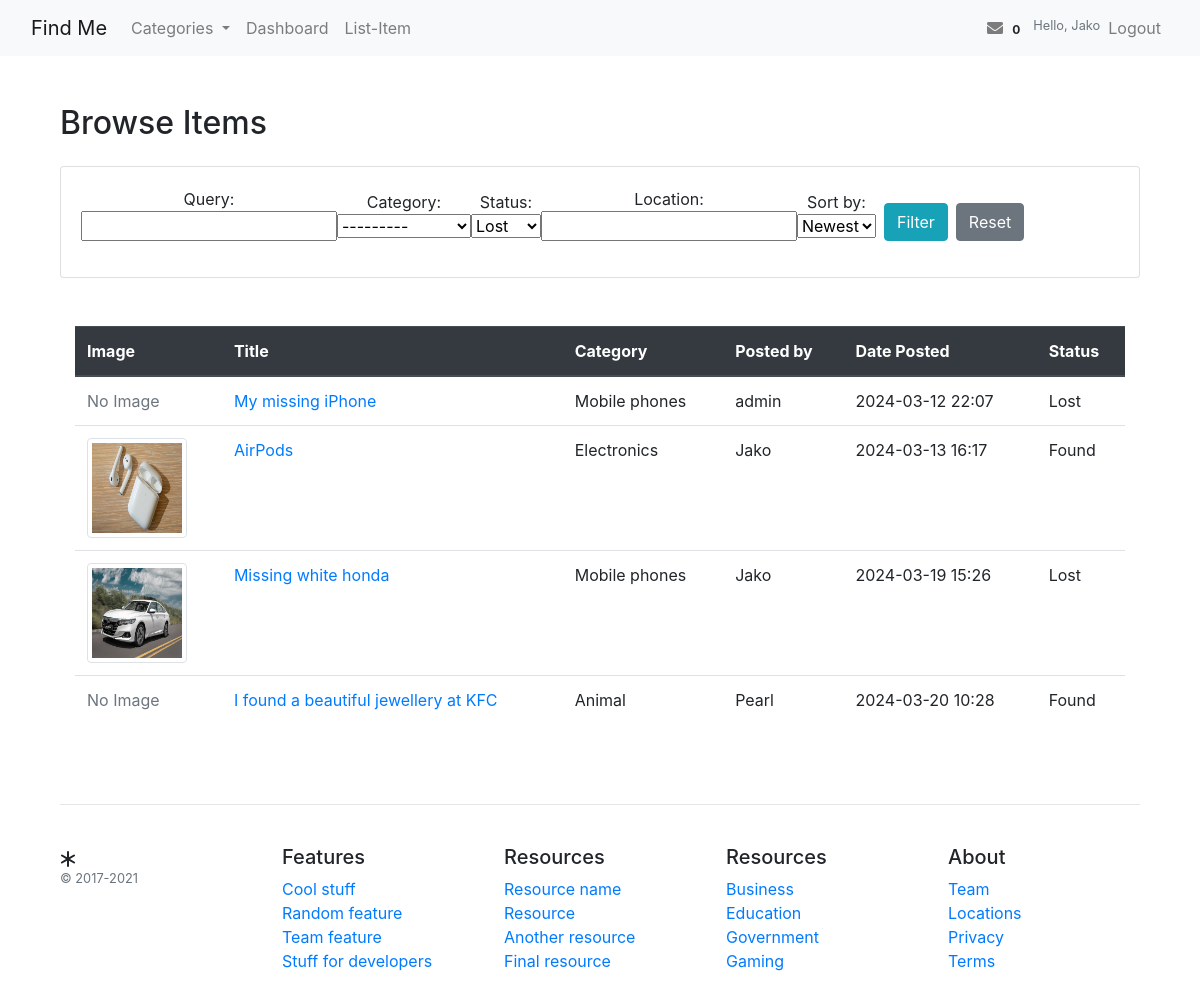
The app's page /items/item/ (signed in), older data.
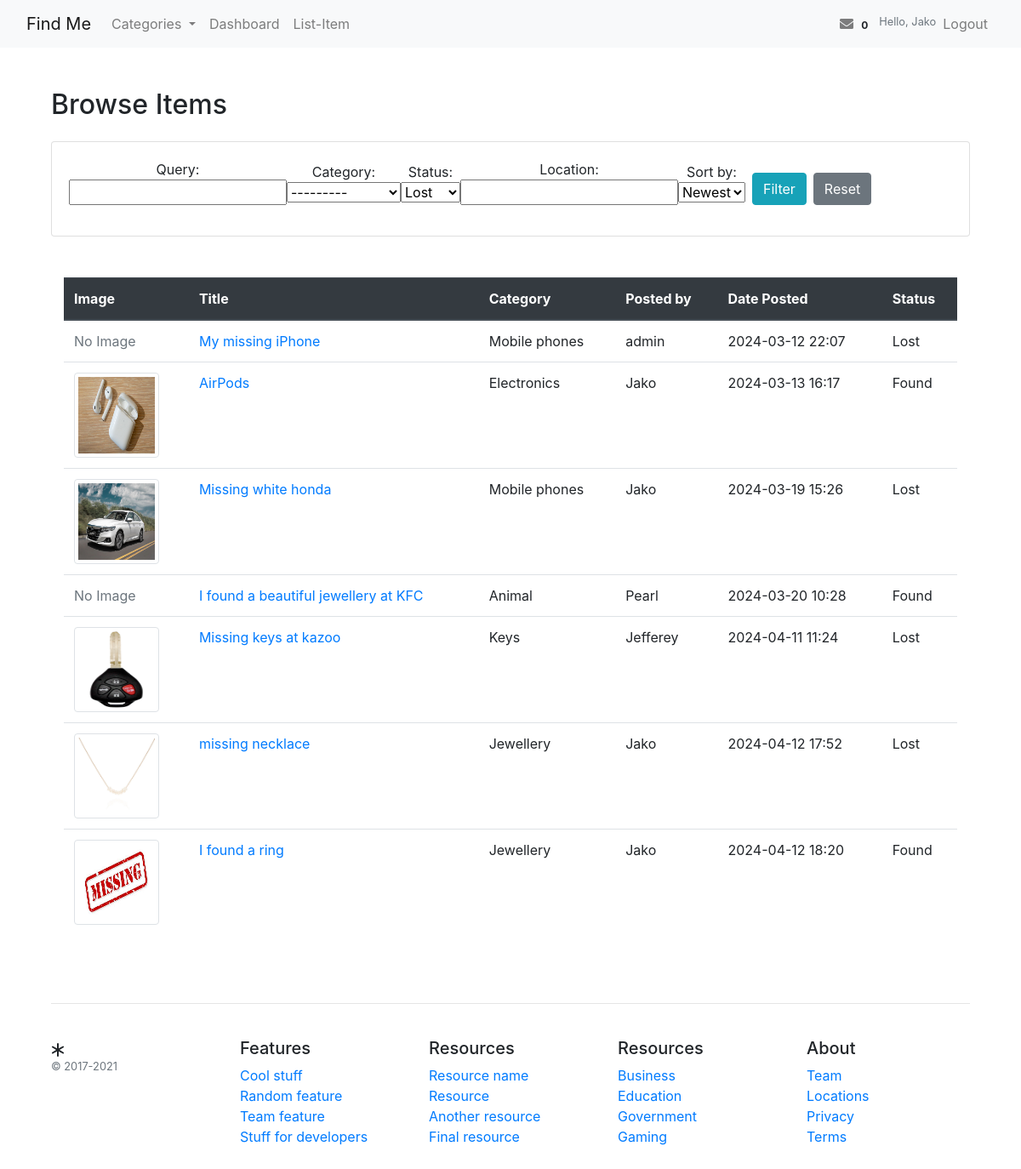
The same page, newer data.
### items/models.py (models this page shows, shortened)
class Item(models.Model):
    STATUS_CHOICES = (
        ('lost', 'Lost'),
        ('found', 'Found'),
    )
    title = models.CharField(max_length=200)
    description = models.TextField()
    category = models.ForeignKey(Category, on_delete=models.CASCADE, related_name='items')
    status = models.CharField(max_length=5, choices=STATUS_CHOICES, default='lost')
    owner = models.ForeignKey(settings.AUTH_USER_MODEL, on_delete=models.CASCADE, related_name='items')
    date_posted = models.DateTimeField(default=timezone.now)
    image = models.ImageField(upload_to='item_images/', blank=True)
    location = models.CharField(max_length=255, blank=True)

class Category(models.Model):
    name = models.CharField(max_length=100, unique=True)
    description = models.TextField(blank=True)
    def __str__(self):
        return self.name

### items/views.py (the view)
# urls.py: path('item/', views.ItemListView.as_view(), name='item-list'),
class ItemListView(LoginRequiredMixin, ListView):
    model = Item
    context_object_name = 'items'
    template_name = 'items/items_list.html'
    def get_queryset(self):
        items = Item.objects.all()  # or .filter(owner=self.request.user) for user's items
        self.form = ItemSearchForm(self.request.GET)
        if self.form.is_valid():
            if query := self.form.cleaned_data.get('query'):
                items = items.filter(title__icontains=query)
            if category := self.form.cleaned_data.get('category'):
                items = items.filter(category=category)
            if status := self.form.cleaned_data.get('status'):
                items = items.filter(status=status)
            if location := self.form.cleaned_data.get('location'):
                items = items.filter(location__icontains=location)
            if sort_by := self.form.cleaned_data.get('sort_by'):
                if sort_by == 'newest':
                    items = items.order_by('-date_posted')
                elif sort_by == 'oldest':
                    items = items.order_by('date_posted')
        return items
    def get_context_data(self, **kwargs):
        context = super().get_context_data(**kwargs)
        context['form'] = self.form
        return context

### items/forms.py
class ItemSearchForm(forms.Form):
    query = forms.CharField(required=False)
    category = forms.ModelChoiceField(queryset=Category.objects.all(), required=False)
    status = forms.ChoiceField(choices=Item.STATUS_CHOICES, required=False)
    location = forms.CharField(required=False)
    sort_by = forms.ChoiceField(choices=[('newest', 'Newest'), ('oldest', 'Oldest')], required=False)

### messaging/context_processors.py (called while the page is built)
def message_count(request):
    if request.user.is_authenticated:
        unread_count = Message.objects.filter(conversation__participants=request.user, is_read=False).exclude(sender=request.user).count()
        return {'messages_count': unread_count}
    return {'messages_count': 0}

### templates/items/items_list.html (shortened to what this page needs)
{% extends '../base.html' %}
{% block content %}
<div class="container mt-5">
    <h2 class="mb-4">Browse Items</h2>
    <div class="card mb-4">
        <div class="card-body">
            <form method="get" class="form-inline">
                {{ form.as_p }}
                <button type="submit" class="btn btn-info ml-2">Filter</button>
                <a href="{% url 'item-list' %}" class="btn btn-secondary ml-2">Reset</a>
            </form>
        </div>
    </div>
<div class="container mt-5">
    <div class="table-responsive">
        <table class="table table-hover">
            <thead class="thead-dark">
                <tr>
                    <th scope="col">Image</th>
                    <th scope="col">Title</th>
                    <th scope="col">Category</th>
                    <th scope="col">Posted by</th>
                    <th scope="col">Date Posted</th>
                    <th scope="col">Status</th>
                </tr>
            </thead>
            <tbody>
                {% for item in items %}
                <tr>
                    <td>
                        {% if item.image %}
                        <img src="{{ item.image.url }}" class="img-thumbnail" alt="{{ item.title }}" style="width: 100px; height: 100px;">
                        {% else %}
                        <span class="text-muted">No Image</span>
                        {% endif %}
                    </td>
                    <td><a href="{% url 'item_detail' item.id %}">{{ item.title }}</a></td>
                    <td>{{ item.category }}</td>
                    <td>{{ item.owner.username }}</td>
                    <td>{{ item.date_posted|date:"Y-m-d H:i" }}</td>
                    <td>{{ item.get_status_display }}</td>
                </tr>
                {% empty %}
                <tr>
                    <td colspan="6" class="text-center">No items found</td>
                </tr>
                {% endfor %}
            </tbody>
        </table>
    </div>
</div>
{% endblock %}

### templates/base.html (shortened to what this page needs)
<!DOCTYPE html>
<html lang="en">
<head>
    <link rel="stylesheet" href="https://stackpath.bootstrapcdn.com/bootstrap/4.5.2/css/bootstrap.min.css">
    <link href="https://cdnjs.cloudflare.com/ajax/libs/font-awesome/5.15.3/css/all.min.css" rel="stylesheet">
</head>
<body>
<nav class="navbar navbar-expand-lg navbar-light bg-light">
  <div class="container-fluid">
    <a class="navbar-brand" href="{% url 'home' %}">Find Me</a>
    <div class="collapse navbar-collapse" id="navbarNav">
      <ul class="navbar-nav me-auto mb-2 mb-lg-0">
        <li class="nav-item dropdown">
          <a class="nav-link dropdown-toggle" href="#" id="navbarDropdown" role="button" data-bs-toggle="dropdown" aria-expanded="false">
            Categories
          </a>
        </li>
        {% if user.is_authenticated %}
        <li class="nav-item">
          <a class="nav-link" href="{% url 'dashboard' %}">Dashboard</a>
        </li>
        <li class="nav-item">
          <a class="nav-link" href="{% url 'item-create' %}">List-Item</a>
        </li>
        {% endif %}
      </ul>
      <ul class="navbar-nav ml-auto">
        {% if user.is_authenticated %}
        <li class="nav-item">
          <a class="nav-link" href="{% url 'conversation_list' %}">
            <i class="fas fa-envelope"></i>
            {% if messages_count %}
            <span class="badge badge-danger">{{ messages_count }}</span>
            {% else %}
            <span class="badge badge-light">0</span>
            {% endif %}
          </a>
        </li>
        <li class="nav-item">
          <span class="navbar-text small text-muted">
            Hello, {{ user.username }}
          </span>
        </li>
        <li class="nav-item">
          <a class="nav-link" href="{% url 'logout' %}">Logout</a>
        </li>
        {% else %}
        <li class="nav-item">
          <a class="nav-link" href="{% url 'login' %}">Login</a>
        </li>
        {% endif %}
      </ul>
    </div>
  </div>
</nav>
<div class="container">
    {% block content %}
    {% endblock %}
</div>
<footer class="container py-5 footer">
    <hr>
    <div class="row pt-4">
      <div class="col-12 col-md">
        <small class="d-block mb-3 text-muted">&copy; 2017-2021</small>
      </div>
      <div class="col-6 col-md fs15">
        <h5>Features</h5>
        <ul class="list-unstyled">
          <li><a class="link-secondary text-decoration-none" href="#">Cool stuff</a></li>
          <li><a class="link-secondary text-decoration-none" href="#">Random feature</a></li>
          <li><a class="link-secondary text-decoration-none" href="#">Team feature</a></li>
          <li><a class="link-secondary text-decoration-none" href="#">Stuff for developers</a></li>
        </ul>
      </div>
      <div class="col-6 col-md fs15">
        <h5>Resources</h5>
        <ul class="list-unstyled">
          <li><a class="link-secondary text-decoration-none" href="#">Resource name</a></li>
          <li><a class="link-secondary text-decoration-none" href="#">Resource</a></li>
          <li><a class="link-secondary text-decoration-none" href="#">Another resource</a></li>
          <li><a class="link-secondary text-decoration-none" href="#">Final resource</a></li>
        </ul>
      </div>
      <div class="col-6 col-md fs15">
        <h5>Resources</h5>
        <ul class="list-unstyled">
          <li><a class="link-secondary text-decoration-none" href="#">Business</a></li>
          <li><a class="link-secondary text-decoration-none" href="#">Education</a></li>
          <li><a class="link-secondary text-decoration-none" href="#">Government</a></li>
          <li><a class="link-secondary text-decoration-none" href="#">Gaming</a></li>
        </ul>
      </div>
      <div class="col-6 col-md">
        <h5>About</h5>
        <ul class="list-unstyled">
          <li><a class="link-secondary text-decoration-none" href="#">Team</a></li>
          <li><a class="link-secondary text-decoration-none" href="#">Locations</a></li>
          <li><a class="link-secondary text-decoration-none" href="#">Privacy</a></li>
          <li><a class="link-secondary text-decoration-none" href="#">Terms</a></li>
        </ul>
      </div>
    </div>
  </footer>
</body>
</html>

Row changes from the older to the newer data that the page shows:
added Item: image (picture), title "Missing keys at kazoo", category "Keys", owner.username "Jefferey", date_posted "2024-04-11 11:24", status "Lost"
added Item: image (picture), title "missing necklace", category "Jewellery", owner.username "Jako", date_posted "2024-04-12 17:52", status "Lost"
added Item: image (placeholder picture), title "I found a ring", category "Jewellery", owner.username "Jako", date_posted "2024-04-12 18:20", status "Found"
